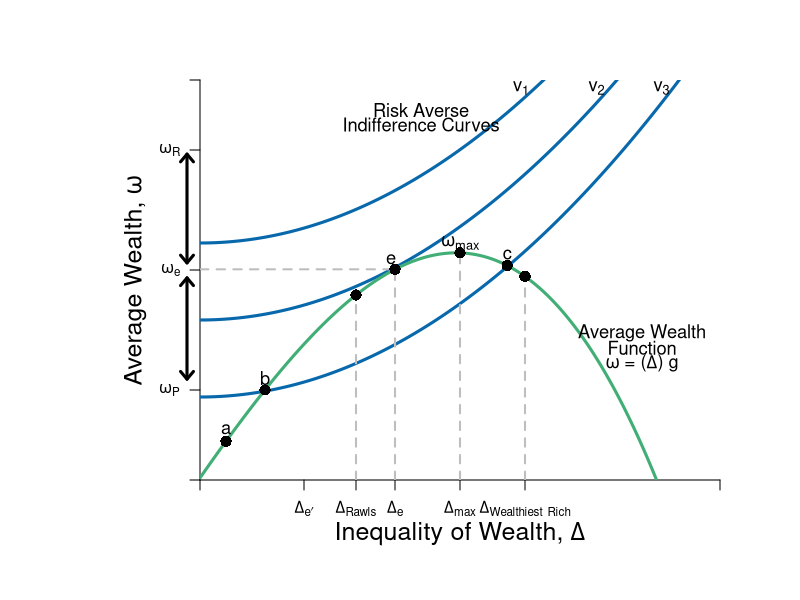

Source code (R):
#Graph Designer: Simon Halliday & Riley Boeth '17
#Authors: Bowles, Foley and Halliday
#Title: Coordination, Conflict and Competition: A Text in Microeconomics

library(shape)
require(shape)
pdf(file = "risk/risks_inequality_selfish.pdf", width = 10, height = 8)


#Set parameters for graphics
axislabelsize <- 1.5
labelsize <- 1.1
graphlinewidth <- 3
segmentlinewidth <- 2

COL <- c("#7fc97f", "#beaed4", "#fdc086", "#ffff99", "#386cb0", "#f0027f", "#bf5b17", "#666666")
COLA <- c("#e0f3db", "#99d8c9","#66c2a4","#41ae76", "#238b45", "#005824")
COLB <- c("#c6dbef", "#4eb3d3", "#2b8cbe", "#0868ac","#084081")
COLC <- c("#fcfbfd", "#efedf5", "#dadaeb", "#bcbddc", "#9e9ac8", "#807dba", "#6a51a3", "#54278f", "#3f007d")

#Edited the margins to cater for the larger LHS labels
par(mar =  c(6, 10, 4, 4))

#Indifference curves of a risk-averse homo economicus (1st graph out of the two for 4.7)

indiffA1 <- function(x, uA = 5, rmax=  .7, xmax = 15) {
  uA + (1/2)*(rmax/xmax)*(x^2)
}

#rmax*x
#indiffA <- function(x, ua=2) {
#  ua + (1/12)*(x)^2
#}

#Average wealth function 

avgwealth <- function(x,y){
  (1.08)*((-1/35)*(((-((.9)*x-36))^2))+36.8+((-1/10)*(x-4)+(-1/1000)*((x-3)^3)))
}

#Add limits on axes and levels of utility for each indifference curve
ylims <- c(0, 40)
xlims <- c(0, 40)

npts <- 501 
x <- seq(xlims[1], xlims[2], length.out = npts)
y <- seq(ylims[1], ylims[2], length.out = npts) 

plot(0, 0, xlim = xlims, ylim = ylims, type = "n",
     xlab = expression(paste("")),
     ylab = expression(paste("")), 
     xaxt = "n", 
     yaxt = "n", 
     cex.lab = axislabelsize, 
     bty = "n", 
     xaxs="i", 
     yaxs="i"
)

#x and y limits with plain axes without ticks/numbers to match previous graph

ticksx <- c(0, 8, 12, 15, 20, 25, xlims[2])
xlabels <- c(NA, expression(paste(Delta[e*minute])), expression(paste(Delta[Rawls])),  expression(paste(Delta[e])), expression(paste(Delta[max])), expression(paste(Delta[Wealthiest], " "[Rich])),  NA)
ticksy <- c(0, 21 - 12, 21, 21 + 12, ylims[2])
ylabels <- c(NA, expression(paste(omega[P])), expression(paste(omega[e])), expression(paste(omega[R])), NA)



axis(1,at = ticksx,  pos = 0, labels = xlabels)
axis(2,at = ticksy,  pos = 0, labels = ylabels, las = 1)

npts <- 500 
xx1 <- seq(xlims[1], xlims[2], length.out = npts)
xx2 <- seq(0, xlims[2], length.out = npts)
xx3 <- seq(xlims[1], 0, length.out = npts)
xx4 <- seq(-11, 0, length.out = npts)


lines(xx1, indiffA1(xx1, uA= 8.3), col = COLB[4], lwd = graphlinewidth)
lines(xx1, indiffA1(xx1, uA = 16), col = COLB[4], lwd = graphlinewidth)
lines(xx1, indiffA1(xx1, uA = 23.7), col = COLB[4], lwd = graphlinewidth)
lines(xx1, avgwealth(xx1), col = COLA[4], lwd = graphlinewidth)


#Axis labels and draw linear utility function
mtext(expression(paste("Inequality of Wealth, ", Delta)), side = 1, line = 2.5, cex = axislabelsize)
text(-5, 0.5*ylims[2], expression(paste("Average Wealth, ",omega)), xpd = TRUE, cex = axislabelsize, srt = 90) 

#Label various points on line

text(2, avgwealth(2)+1.2, expression(paste("a")), cex = labelsize)
text(5, avgwealth(5)+1.2, expression(paste("b")), cex = labelsize)
points(5, avgwealth(5), pch = 16, col = "black", cex = 1.5)
points(2, avgwealth(2), pch = 16, col = "black", cex = 1.5)

segments(25, 0, 25, avgwealth(25), lty = 2, col = "gray", lwd = segmentlinewidth)
points(25, avgwealth(25), pch = 16, col = "black", cex = 1.5)

text(23.63, avgwealth(23.63)+1.1, expression(paste("c")), cex = labelsize)
points(23.63, avgwealth(23.63), pch = 16, col = "black", cex = 1.5)

text(20, avgwealth(20)+1, expression(paste(omega[max])), cex = labelsize)
segments(20, 0, 20, avgwealth(20), lty = 2, col = "gray", lwd = segmentlinewidth)
points(20, avgwealth(20), pch = 16, col = "black", cex = 1.5)

text(14.7, avgwealth(15)+1, expression(paste(e)), cex = labelsize)
segments(15, 0, 15, avgwealth(15), lty = 2, col = "gray", lwd = segmentlinewidth)
segments(0, avgwealth(15), 15, avgwealth(15), lty = 2, col = "gray", lwd = segmentlinewidth)
points(15, avgwealth(15), pch = 16, col = "black", cex = 1.5)

segments(12, 0, 12, avgwealth(12), lty = 2, col = "gray", lwd = segmentlinewidth)
points(12, avgwealth(12), pch = 16, col = "black", cex = 1.5)

#Label relevant points on axes

#text(8, -.9, expression(paste(Delta[e],"`")),  xpd = TRUE,  cex = labelsize)
#text(12, -.9, expression(paste(Delta[Rawls])), xpd = TRUE, cex = labelsize)
#text(15, -.9, expression(paste(Delta[e])),  xpd = TRUE,  cex = labelsize)
#text(20, -.9, expression(paste(Delta[max])),  xpd = TRUE,  cex = labelsize)
#text(25, -.9, expression(paste(Delta[Wealthiest], " "[Rich])),  xpd = TRUE,  cex = labelsize)


#text(-1, avgwealth(23)+12, expression(paste(omega[R])), xpd = TRUE, cex = labelsize)
#text(-1, avgwealth(23), expression(paste(omega, ""[e],"'")),  xpd = TRUE, cex = labelsize)
#text(-1, avgwealth(23)-12, expression(paste(omega, ""[P],"'")),  xpd = TRUE, cex = labelsize)

#Add arrow beside y axis and points on axis

arrows(-1, avgwealth(21) + 10, -1, avgwealth(20) - 1, col = "black", code = 3, arr.type = "simple", lty = 1, xpd = TRUE, length = 0.1, angle = 40, lwd = 3)
arrows(-1, avgwealth(21) - 12.5, -1, avgwealth(20) - 2.5, col = "black", code = 3, arr.type = "simple", lty = 1, xpd = TRUE, length = 0.1, angle = 40, lwd = 3)

#points(0, avgwealth(23)+12, pch = 16, col = "black", cex = 1.5, xpd = TRUE)
#points(0, avgwealth(23), pch = 16, col = "black", cex = 1.5,xpd = TRUE)
#points(0, avgwealth(23)-12, pch = 16, col = "black", cex = 1.5,xpd = TRUE)

#label the three indifference curves

text(24.7, 39.2, expression(paste("v"[1])), xpd = TRUE, cex = labelsize)
text(30.5, 39.2, expression(paste("v"[2])),  xpd = TRUE, cex = labelsize)
text(35.5, 39.2, expression(paste("v"[3])),  xpd = TRUE, cex = labelsize)

#Label average wealth curve and indifference curves generally

text(34, avgwealth(30)+1.5, expression(paste("Average Wealth")), xpd = TRUE, cex = labelsize)
text(34, avgwealth(30), expression(paste("Function")), xpd = TRUE, cex = labelsize)
text(34, avgwealth(30)-1.5, expression(paste(omega, " = (",Delta,") g")), xpd = TRUE, cex = labelsize)

#text(17, 38.5, expression(paste("Inequality Averse")), xpd = TRUE, cex = labelsize)
text(17, 37, expression(paste("Risk Averse")), xpd = TRUE, cex = labelsize)
text(17, 35.5, expression(paste("Indifference Curves")), xpd = TRUE, cex = labelsize)


dev.off()
